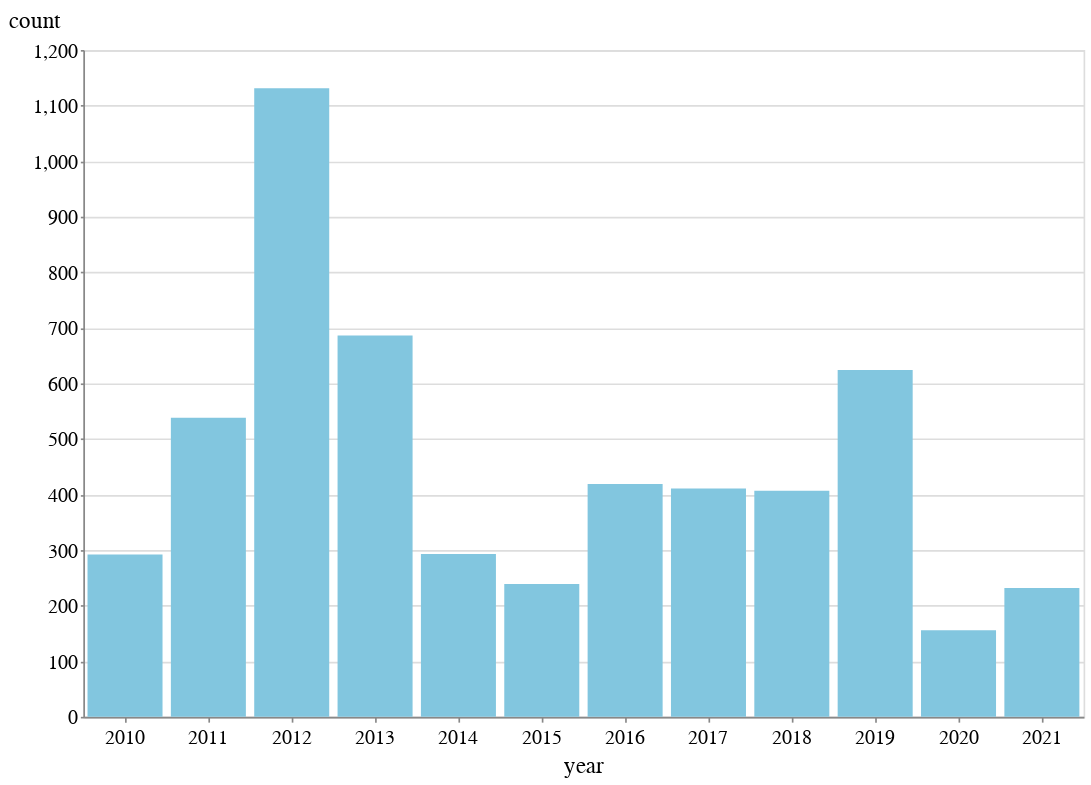

Notebook code cell kept with this figure:
### Code cell
alt.Chart(places_time_grouped).mark_bar().encode(x="year", y="count").properties(
    width=600, height=400
)

### Figure 1 — Vega-Lite specification as saved in the notebook (floating-point values rounded to 4 significant figures)
{"config": {"view": {"width": 800, "height": 450}, "background": "#ffffff", "title": {"anchor": "start", "font": "BentonGothic-Bold, sans", "fontColor": "#000000", "fontSize": 22, "fontWeight": "normal"}, "arc": {"fill": "#82c6df"}, "area": {"fill": "#82c6df"}, "line": {"stroke": "#82c6df", "strokeWidth": 3}, "path": {"stroke": "#82c6df"}, "rect": {"fill": "#82c6df"}, "shape": {"stroke": "#82c6df"}, "bar": {"fill": "#82c6df"}, "point": {"stroke": "#82c6df"}, "symbol": {"fill": "#82c6df", "size": 30}, "axis": {"titleFont": "BentonGothic-Bold, sans", "titleFontSize": 14, "titleFontWeight": "normal", "labelFont": "BentonGothic, sans", "labelFontSize": 12, "labelFontWeight": "normal"}, "axisX": {"labelAngle": 0, "labelPadding": 4, "tickSize": 3}, "axisY": {"labelBaseline": "middle", "maxExtent": 45, "minExtent": 45, "tickSize": 2, "titleAlign": "left", "titleAngle": 0, "titleX": -45, "titleY": -11}, "legend": {"titleFont": "BentonGothic-Bold, sans", "titleFontSize": 14, "titleFontWeight": "normal", "symbolType": "square", "labelFont": "BentonGothic, sans", "labelFontSize": 13}, "range": {"category": ["#3580b1", "#ec8431", "#ab7fb4", "#c89d29", "#adc839", "#829eb1"], "diverging": ["#e68a4f", "#f4bb6a", "#f9e39c", "#dadfe2", "#a6b7c6", "#849eae"], "heatmap": ["#fbf2c7", "#f9e39c", "#f8d36e", "#f4bb6a", "#e68a4f", "#d15a40", "#ab4232"], "ordinal": ["#fbf2c7", "#f9e39c", "#f8d36e", "#f4bb6a", "#e68a4f", "#d15a40", "#ab4232"], "ramp": ["#fbf2c7", "#f9e39c", "#f8d36e", "#f4bb6a", "#e68a4f", "#d15a40", "#ab4232"]}}, "data": {"name": "data-1e89dfb2aafefd01302c285a92720c0d"}, "mark": "bar", "encoding": {"x": {"type": "nominal", "field": "year"}, "y": {"type": "quantitative", "field": "count"}}, "height": 400, "width": 600, "$schema": "https://vega.github.io/schema/vega-lite/v4.8.1.json", "datasets": {"data-1e89dfb2aafefd01302c285a92720c0d": [{"year": "2010", "count": 292}, {"year": "2011", "count": 538}, {"year": "2012", "count": 1131}, {"year": "2013", "count": 686}, {"year": "2014", "count": 293}, {"year": "2015", "count": 239}, {"year": "2016", "count": 419}, {"year": "2017", "count": 411}, {"year": "2018", "count": 407}, {"year": "2019", "count": 624}, {"year": "2020", "count": 156}, {"year": "2021", "count": 232}]}}
